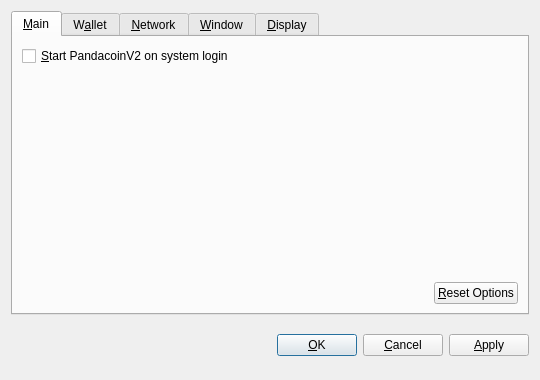
<?xml version="1.0" encoding="UTF-8"?>
<ui version="4.0">
 <class>OptionsDialog</class>
 <widget class="QDialog" name="OptionsDialog">
  <property name="geometry">
   <rect>
    <x>0</x>
    <y>0</y>
    <width>540</width>
    <height>380</height>
   </rect>
  </property>
  <property name="windowTitle">
   <string>Options</string>
  </property>
  <property name="modal">
   <bool>true</bool>
  </property>
  <layout class="QVBoxLayout" name="verticalLayout">
   <item>
    <widget class="QTabWidget" name="tabWidget">
     <property name="tabPosition">
      <enum>QTabWidget::North</enum>
     </property>
     <property name="currentIndex">
      <number>0</number>
     </property>
     <widget class="QWidget" name="tabMain">
      <attribute name="title">
       <string>&amp;Main</string>
      </attribute>
      <layout class="QVBoxLayout" name="verticalLayout_Main">
       <item>
        <widget class="QCheckBox" name="bitcoinAtStartup">
         <property name="toolTip">
          <string>Automatically start PandacoinV2 after logging in to the system.</string>
         </property>
         <property name="text">
          <string>&amp;Start PandacoinV2 on system login</string>
         </property>
        </widget>
       </item>
       <item>
        <spacer name="verticalSpacer_Main">
         <property name="orientation">
          <enum>Qt::Vertical</enum>
         </property>
         <property name="sizeHint" stdset="0">
          <size>
           <width>20</width>
           <height>40</height>
          </size>
         </property>
        </spacer>
       </item>
       <item>
        <layout class="QHBoxLayout" name="horizontalLayout_2_Main">
         <item>
          <spacer name="horizontalSpacer_2_Main">
           <property name="orientation">
            <enum>Qt::Horizontal</enum>
           </property>
           <property name="sizeHint" stdset="0">
            <size>
             <width>40</width>
             <height>20</height>
            </size>
           </property>
          </spacer>
         </item>
         <item>
          <widget class="QPushButton" name="resetButton">
           <property name="toolTip">
            <string>Reset all client options to default.</string>
           </property>
           <property name="text">
            <string>&amp;Reset Options</string>
           </property>
           <property name="autoDefault">
            <bool>false</bool>
           </property>
          </widget>
         </item>
        </layout>
       </item>
      </layout>
     </widget>
     <widget class="QWidget" name="tabWallet">
      <attribute name="title">
       <string>W&amp;allet</string>
      </attribute>
      <layout class="QVBoxLayout" name="verticalLayout_Network">
       <item>
        <widget class="QLabel" name="transactionFeeInfoLabel">
         <property name="text">
          <string>Optional transaction fee per kB that helps make sure your transactions are processed quickly. Most transactions are 1 kB.</string>
         </property>
         <property name="textFormat">
          <enum>Qt::PlainText</enum>
         </property>
         <property name="wordWrap">
          <bool>true</bool>
         </property>
        </widget>
       </item>
       <item>
        <layout class="QHBoxLayout" name="horizontalLayout_1_Main">
         <item>
          <widget class="QLabel" name="transactionFeeLabel">
           <property name="text">
            <string>Pay transaction &amp;fee</string>
           </property>
           <property name="textFormat">
            <enum>Qt::PlainText</enum>
           </property>
           <property name="buddy">
            <cstring>transactionFee</cstring>
           </property>
          </widget>
         </item>
         <item>
          <widget class="BitcoinAmountField" name="transactionFee"/>
         </item>
         <item>
          <spacer name="horizontalSpacer_1_Main">
           <property name="orientation">
            <enum>Qt::Horizontal</enum>
           </property>
           <property name="sizeHint" stdset="0">
            <size>
             <width>40</width>
             <height>20</height>
            </size>
           </property>
          </spacer>
         </item>
        </layout>
       </item>
       <item>
        <widget class="QLabel" name="label">
         <property name="text">
          <string>If you disable the spending of unconfirmed change, the change from a transaction cannot be used until that transaction has at least one confirmation. This also affects how your balance is computed.</string>
         </property>
         <property name="wordWrap">
          <bool>true</bool>
         </property>
        </widget>
       </item>
       <item>
        <widget class="QCheckBox" name="spendZeroConfChange">
         <property name="text">
          <string>Spend unconfirmed change  (experts only)</string>
         </property>
        </widget>
       </item>
       <item>
        <spacer name="verticalSpacer">
         <property name="orientation">
          <enum>Qt::Vertical</enum>
         </property>
         <property name="sizeHint" stdset="0">
          <size>
           <width>20</width>
           <height>40</height>
          </size>
         </property>
        </spacer>
       </item>
      </layout>
     </widget>
     <widget class="QWidget" name="tabNetwork">
      <attribute name="title">
       <string>&amp;Network</string>
      </attribute>
      <layout class="QVBoxLayout" name="verticalLayout_Network">
       <item>
        <widget class="QCheckBox" name="mapPortUpnp">
         <property name="toolTip">
          <string>Automatically open the PandacoinV2 client port on the router. This only works when your router supports UPnP and it is enabled.</string>
         </property>
         <property name="text">
          <string>Map port using &amp;UPnP</string>
         </property>
        </widget>
       </item>
       <item>
        <widget class="QCheckBox" name="connectSocks">
         <property name="toolTip">
          <string>Connect to the PandacoinV2 network through a SOCKS proxy (e.g. when connecting through Tor).</string>
         </property>
         <property name="text">
          <string>&amp;Connect through SOCKS proxy:</string>
         </property>
        </widget>
       </item>
       <item>
        <layout class="QHBoxLayout" name="horizontalLayout_Network">
         <item>
          <widget class="QLabel" name="proxyIpLabel">
           <property name="text">
            <string>Proxy &amp;IP:</string>
           </property>
           <property name="textFormat">
            <enum>Qt::PlainText</enum>
           </property>
           <property name="buddy">
            <cstring>proxyIp</cstring>
           </property>
          </widget>
         </item>
         <item>
          <widget class="QValidatedLineEdit" name="proxyIp">
           <property name="maximumSize">
            <size>
             <width>140</width>
             <height>16777215</height>
            </size>
           </property>
           <property name="toolTip">
            <string>IP address of the proxy (e.g. 127.0.0.1)</string>
           </property>
          </widget>
         </item>
         <item>
          <widget class="QLabel" name="proxyPortLabel">
           <property name="text">
            <string>&amp;Port:</string>
           </property>
           <property name="textFormat">
            <enum>Qt::PlainText</enum>
           </property>
           <property name="buddy">
            <cstring>proxyPort</cstring>
           </property>
          </widget>
         </item>
         <item>
          <widget class="QLineEdit" name="proxyPort">
           <property name="maximumSize">
            <size>
             <width>55</width>
             <height>16777215</height>
            </size>
           </property>
           <property name="toolTip">
            <string>Port of the proxy (e.g. 9050)</string>
           </property>
          </widget>
         </item>
         <item>
          <widget class="QLabel" name="socksVersionLabel">
           <property name="text">
            <string>SOCKS &amp;Version:</string>
           </property>
           <property name="textFormat">
            <enum>Qt::PlainText</enum>
           </property>
           <property name="buddy">
            <cstring>socksVersion</cstring>
           </property>
          </widget>
         </item>
         <item>
          <widget class="QValueComboBox" name="socksVersion">
           <property name="toolTip">
            <string>SOCKS version of the proxy (e.g. 5)</string>
           </property>
          </widget>
         </item>
         <item>
          <spacer name="horizontalSpacer_Network">
           <property name="orientation">
            <enum>Qt::Horizontal</enum>
           </property>
           <property name="sizeHint" stdset="0">
            <size>
             <width>40</width>
             <height>20</height>
            </size>
           </property>
          </spacer>
         </item>
        </layout>
       </item>
       <item>
        <spacer name="verticalSpacer_Network">
         <property name="orientation">
          <enum>Qt::Vertical</enum>
         </property>
         <property name="sizeHint" stdset="0">
          <size>
           <width>20</width>
           <height>40</height>
          </size>
         </property>
        </spacer>
       </item>
      </layout>
     </widget>
     <widget class="QWidget" name="tabWindow">
      <attribute name="title">
       <string>&amp;Window</string>
      </attribute>
      <layout class="QVBoxLayout" name="verticalLayout_Window">
       <item>
        <widget class="QCheckBox" name="minimizeToTray">
         <property name="toolTip">
          <string>Show only a tray icon after minimizing the window.</string>
         </property>
         <property name="text">
          <string>&amp;Minimize to the tray instead of the taskbar</string>
         </property>
        </widget>
       </item>
       <item>
        <widget class="QCheckBox" name="minimizeOnClose">
         <property name="toolTip">
          <string>Minimize instead of exit the application when the window is closed. When this option is enabled, the application will be closed only after selecting Quit in the menu.</string>
         </property>
         <property name="text">
          <string>M&amp;inimize on close</string>
         </property>
        </widget>
       </item>
       <item>
        <spacer name="verticalSpacer_Window">
         <property name="orientation">
          <enum>Qt::Vertical</enum>
         </property>
         <property name="sizeHint" stdset="0">
          <size>
           <width>20</width>
           <height>40</height>
          </size>
         </property>
        </spacer>
       </item>
      </layout>
     </widget>
     <widget class="QWidget" name="tabDisplay">
      <attribute name="title">
       <string>&amp;Display</string>
      </attribute>
      <layout class="QVBoxLayout" name="verticalLayout_Display">
       <item>
        <layout class="QHBoxLayout" name="horizontalLayout_1_Display">
         <item>
          <widget class="QLabel" name="langLabel">
           <property name="text">
            <string>User Interface &amp;language:</string>
           </property>
           <property name="textFormat">
            <enum>Qt::PlainText</enum>
           </property>
           <property name="buddy">
            <cstring>lang</cstring>
           </property>
          </widget>
         </item>
         <item>
          <widget class="QValueComboBox" name="lang">
           <property name="toolTip">
            <string>The user interface language can be set here. This setting will take effect after restarting PandacoinV2.</string>
           </property>
          </widget>
         </item>
        </layout>
       </item>
       <item>
        <layout class="QHBoxLayout" name="horizontalLayout_2_Display">
         <item>
          <widget class="QLabel" name="unitLabel">
           <property name="text">
            <string>&amp;Unit to show amounts in:</string>
           </property>
           <property name="textFormat">
            <enum>Qt::PlainText</enum>
           </property>
           <property name="buddy">
            <cstring>unit</cstring>
           </property>
          </widget>
         </item>
         <item>
          <widget class="QValueComboBox" name="unit">
           <property name="toolTip">
            <string>Choose the default subdivision unit to show in the interface and when sending coins.</string>
           </property>
          </widget>
         </item>
        </layout>
       </item>
       <item>
        <widget class="QCheckBox" name="displayAddresses">
         <property name="toolTip">
          <string>Whether to show PandacoinV2 addresses in the transaction list or not.</string>
         </property>
         <property name="text">
          <string>&amp;Display addresses in transaction list</string>
         </property>
        </widget>
       </item>
       <item>
        <widget class="QCheckBox" name="coinControlFeatures">
         <property name="toolTip">
          <string>Whether to show coin control features or not.</string>
         </property>
         <property name="text">
          <string>Display coin &amp;control features (experts only!)</string>
         </property>
        </widget>
       </item>
       <item>
        <spacer name="verticalSpacer_Display">
         <property name="orientation">
          <enum>Qt::Vertical</enum>
         </property>
         <property name="sizeHint" stdset="0">
          <size>
           <width>20</width>
           <height>40</height>
          </size>
         </property>
        </spacer>
       </item>
      </layout>
     </widget>
    </widget>
   </item>
   <item>
    <layout class="QHBoxLayout" name="horizontalLayout_Buttons">
     <item>
      <spacer name="horizontalSpacer_1">
       <property name="orientation">
        <enum>Qt::Horizontal</enum>
       </property>
       <property name="sizeHint" stdset="0">
        <size>
         <width>40</width>
         <height>48</height>
        </size>
       </property>
      </spacer>
     </item>
     <item>
      <widget class="QLabel" name="statusLabel">
       <property name="font">
        <font>
         <weight>75</weight>
         <bold>true</bold>
        </font>
       </property>
       <property name="text">
        <string/>
       </property>
       <property name="textFormat">
        <enum>Qt::PlainText</enum>
       </property>
       <property name="wordWrap">
        <bool>true</bool>
       </property>
      </widget>
     </item>
     <item>
      <spacer name="horizontalSpacer_2">
       <property name="orientation">
        <enum>Qt::Horizontal</enum>
       </property>
       <property name="sizeHint" stdset="0">
        <size>
         <width>40</width>
         <height>48</height>
        </size>
       </property>
      </spacer>
     </item>
     <item>
      <widget class="QPushButton" name="okButton">
       <property name="text">
        <string>&amp;OK</string>
       </property>
      </widget>
     </item>
     <item>
      <widget class="QPushButton" name="cancelButton">
       <property name="text">
        <string>&amp;Cancel</string>
       </property>
       <property name="autoDefault">
        <bool>false</bool>
       </property>
      </widget>
     </item>
     <item>
      <widget class="QPushButton" name="applyButton">
       <property name="text">
        <string>&amp;Apply</string>
       </property>
       <property name="autoDefault">
        <bool>false</bool>
       </property>
      </widget>
     </item>
    </layout>
   </item>
  </layout>
 </widget>
 <customwidgets>
  <customwidget>
   <class>BitcoinAmountField</class>
   <extends>QSpinBox</extends>
   <header>bitcoinamountfield.h</header>
  </customwidget>
  <customwidget>
   <class>QValueComboBox</class>
   <extends>QComboBox</extends>
   <header>qvaluecombobox.h</header>
  </customwidget>
  <customwidget>
   <class>QValidatedLineEdit</class>
   <extends>QLineEdit</extends>
   <header>qvalidatedlineedit.h</header>
  </customwidget>
 </customwidgets>
 <resources/>
 <connections/>
</ui>
